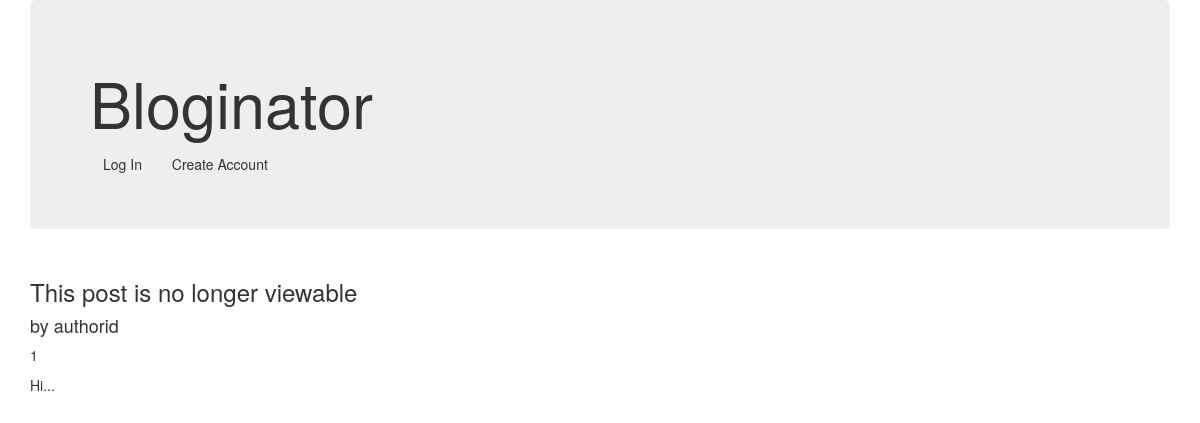
Page /home/ on the earlier database version.
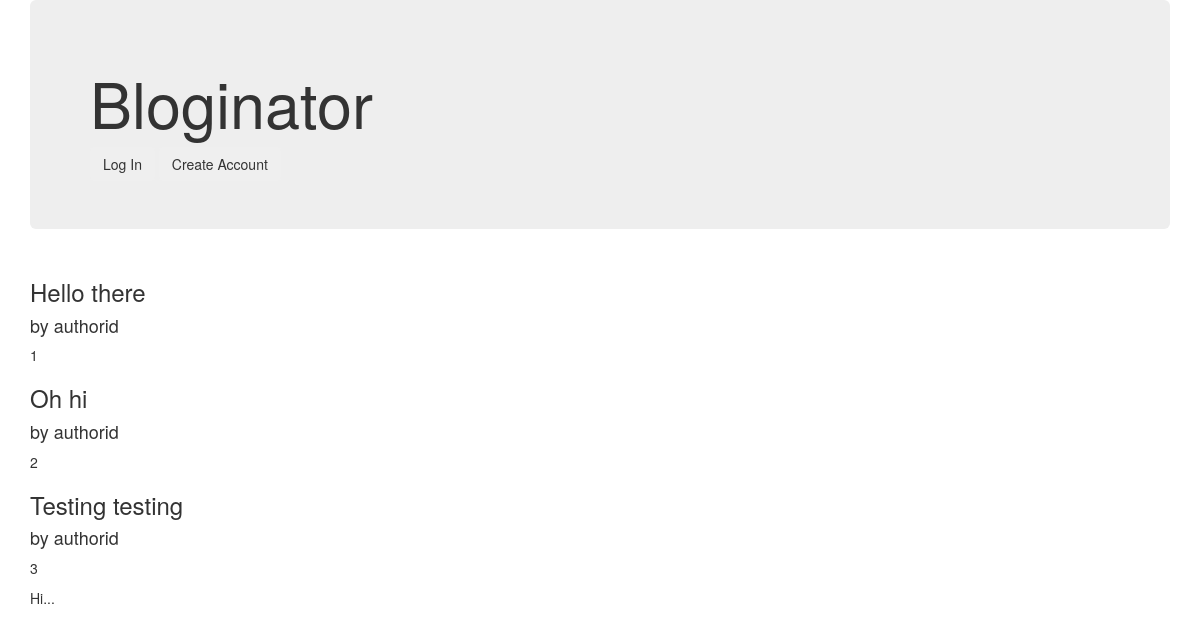
Same page on the later database version.
### tables this page shows
CREATE TABLE post(words text, postid text, authorid text, date text);

### app.py (the view, shortened to what this page needs)
@app.route("/", methods=["GET","POST"])
@app.route("/home", methods=["GET","POST"])
@app.route("/home/", methods=["GET","POST"])
def home():
    if request.method == "GET":
        conn = sqlite3.connect("database.db")
        c = conn.cursor()
        q = " SELECT * FROM post "
        results = c.execute(q)
        loggedin = False
        if 'username' in session:
            loggedin = True
        uname = "issue"
        return render_template("home.html", results=results, loggedin=loggedin, uname=uname)

### templates/home.html (shortened to what this page needs)
<!DOCTYPE html>
<html lang="en">
<head>
  <link rel="stylesheet" href="http://maxcdn.bootstrapcdn.com/bootstrap/3.3.5/css/bootstrap.min.css">
</head>
<body>
<div class="container">
  <div class="jumbotron">
    <h1>Bloginator</h1>
    {% if loggedin %}
    <h2> Hi there, {{ uname }} </h2>
    <form method = "POST">
      <button  name = "button" type="submit" class="btn" value="write_post"> Write Post</button>
      <button  name = "button" type="submit" class="btn" value="logout"> Log Out</button>
    </form>
    {% else %}
    <form method = "POST">
      <button  name = "button" type="submit" class="btn" value="login"> Log In </button>
      <button  name = "button" type="submit" class="btn" value="create_account"> Create Account </button>
    </form>
    {% endif %}
  </div>
  <div class="row">
    <div class="col-sm-4">
    {% for r in results %}
    <h3> {{r[0]}} </h3>
    <h4> by {{r[2]}} </h4>
    <p>
        {{r[1]}}
    </p>
    {% endfor %}
    </div>
  </div>
Hi...
</body>
</html>

Differences in the rows shown:
changed post: words "This post is no longer viewable" → "Hello there"
added post: words "Oh hi", authorid "authorid", postid "2"
added post: words "Testing testing", authorid "authorid", postid "3"
